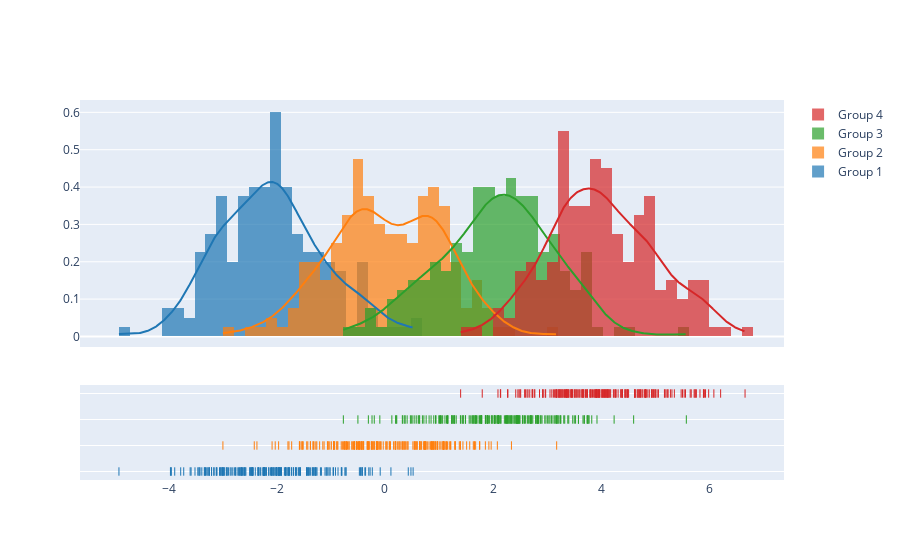

Here is the notebook cell this chart was saved with:
### Code cell
import plotly.figure_factory as ff

# Add histogram data
x1 = np.random.randn(200) - 2
x2 = np.random.randn(200)
x3 = np.random.randn(200) + 2
x4 = np.random.randn(200) + 4

# Group data together
hist_data = [x1, x2, x3, x4]

group_labels = ['Group 1', 'Group 2', 'Group 3', 'Group 4']

# Create distplot with custom bin_size
fig = ff.create_distplot(hist_data, group_labels, bin_size=.2)
fig.show()

### Figure 1 — Plotly figure (JSON) as saved in the notebook; plotly's stock layout.template omitted (floating-point values rounded to 4 significant figures; data arrays with more than 128 entries replaced by an {"elided": "..."} marker saying what was removed)
{"data": [{"autobinx": false, "histnorm": "probability density", "legendgroup": "Group 1", "marker": {"color": "rgb(31, 119, 180)"}, "name": "Group 1", "opacity": 0.7, "type": "histogram", "x": {"elided": "200 float values"}, "xaxis": "x", "xbins": {"end": 0.5206, "size": 0.2, "start": -4.922}, "yaxis": "y"}, {"autobinx": false, "histnorm": "probability density", "legendgroup": "Group 2", "marker": {"color": "rgb(255, 127, 14)"}, "name": "Group 2", "opacity": 0.7, "type": "histogram", "x": {"elided": "200 float values"}, "xaxis": "x", "xbins": {"end": 3.176, "size": 0.2, "start": -2.998}, "yaxis": "y"}, {"autobinx": false, "histnorm": "probability density", "legendgroup": "Group 3", "marker": {"color": "rgb(44, 160, 44)"}, "name": "Group 3", "opacity": 0.7, "type": "histogram", "x": {"elided": "200 float values"}, "xaxis": "x", "xbins": {"end": 5.576, "size": 0.2, "start": -0.7701}, "yaxis": "y"}, {"autobinx": false, "histnorm": "probability density", "legendgroup": "Group 4", "marker": {"color": "rgb(214, 39, 40)"}, "name": "Group 4", "opacity": 0.7, "type": "histogram", "x": {"elided": "200 float values"}, "xaxis": "x", "xbins": {"end": 6.662, "size": 0.2, "start": 1.4}, "yaxis": "y"}, {"legendgroup": "Group 1", "marker": {"color": "rgb(31, 119, 180)"}, "mode": "lines", "name": "Group 1", "showlegend": false, "type": "scatter", "x": {"elided": "500 float values"}, "xaxis": "x", "y": {"elided": "500 float values"}, "yaxis": "y"}, {"legendgroup": "Group 2", "marker": {"color": "rgb(255, 127, 14)"}, "mode": "lines", "name": "Group 2", "showlegend": false, "type": "scatter", "x": {"elided": "500 float values"}, "xaxis": "x", "y": {"elided": "500 float values"}, "yaxis": "y"}, {"legendgroup": "Group 3", "marker": {"color": "rgb(44, 160, 44)"}, "mode": "lines", "name": "Group 3", "showlegend": false, "type": "scatter", "x": {"elided": "500 float values"}, "xaxis": "x", "y": {"elided": "500 float values"}, "yaxis": "y"}, {"legendgroup": "Group 4", "marker": {"color": "rgb(214, 39, 40)"}, "mode": "lines", "name": "Group 4", "showlegend": false, "type": "scatter", "x": {"elided": "500 float values"}, "xaxis": "x", "y": {"elided": "500 float values"}, "yaxis": "y"}, {"legendgroup": "Group 1", "marker": {"color": "rgb(31, 119, 180)", "symbol": "line-ns-open"}, "mode": "markers", "name": "Group 1", "showlegend": false, "type": "scatter", "x": {"elided": "200 float values"}, "xaxis": "x", "y": {"elided": "200 str values"}, "yaxis": "y2"}, {"legendgroup": "Group 2", "marker": {"color": "rgb(255, 127, 14)", "symbol": "line-ns-open"}, "mode": "markers", "name": "Group 2", "showlegend": false, "type": "scatter", "x": {"elided": "200 float values"}, "xaxis": "x", "y": {"elided": "200 str values"}, "yaxis": "y2"}, {"legendgroup": "Group 3", "marker": {"color": "rgb(44, 160, 44)", "symbol": "line-ns-open"}, "mode": "markers", "name": "Group 3", "showlegend": false, "type": "scatter", "x": {"elided": "200 float values"}, "xaxis": "x", "y": {"elided": "200 str values"}, "yaxis": "y2"}, {"legendgroup": "Group 4", "marker": {"color": "rgb(214, 39, 40)", "symbol": "line-ns-open"}, "mode": "markers", "name": "Group 4", "showlegend": false, "type": "scatter", "x": {"elided": "200 float values"}, "xaxis": "x", "y": {"elided": "200 str values"}, "yaxis": "y2"}], "layout": {"barmode": "overlay", "hovermode": "closest", "legend": {"traceorder": "reversed"}, "xaxis": {"anchor": "y2", "domain": [0.0, 1.0], "zeroline": false}, "yaxis": {"anchor": "free", "domain": [0.35, 1], "position": 0.0}, "yaxis2": {"anchor": "x", "domain": [0, 0.25], "dtick": 1, "showticklabels": false}}}
